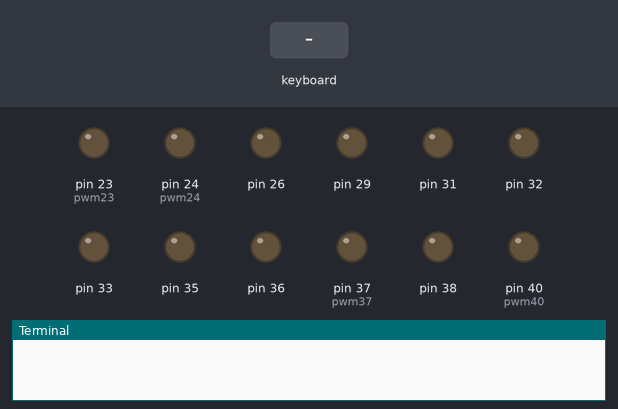
Bench run of a program on a simulated Raspberry Pi (header pin numbers). Shown: output pins drawn as LEDs (lit = HIGH), the last lines printed to the terminal. The test bench sets the inputs (shaded band). The camera gives no picture and a still takes 0.5 s.

Above: at 1.2 s.
1.3 s: key "1" typed on the keyboard
At 1.8 s:
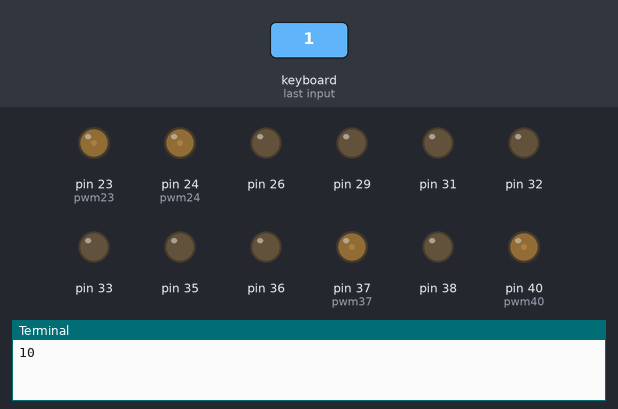
2.8 s: key "s" typed on the keyboard
At 4.1 s:
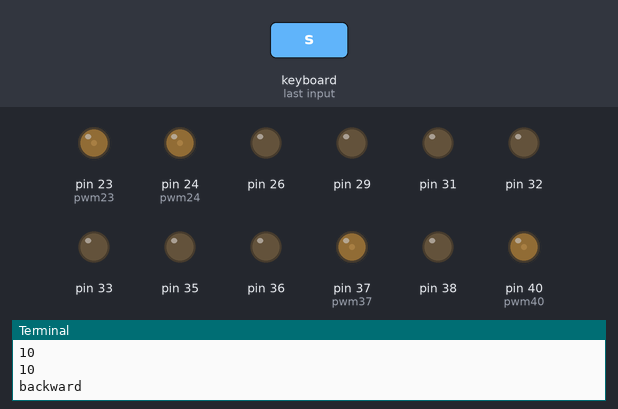
4.4 s: key "w" typed on the keyboard
At 5.4 s:
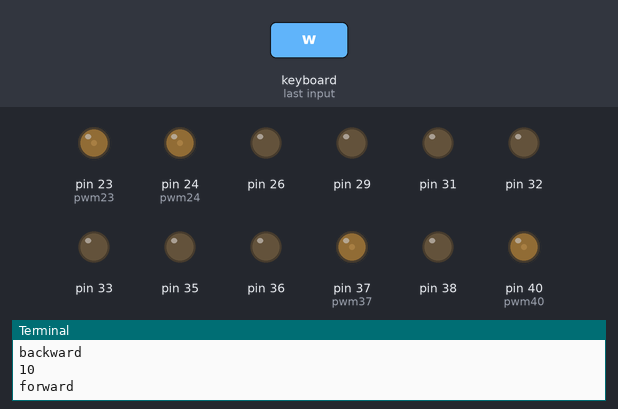
6.0 s: key "2" typed on the keyboard
At 6.6 s:
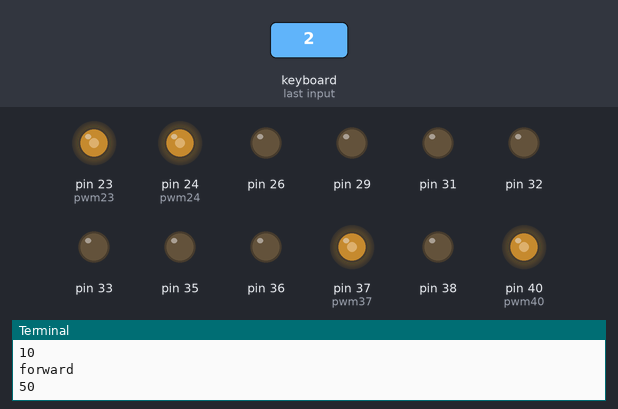
7.5 s: key "3" typed on the keyboard
At 8.7 s:
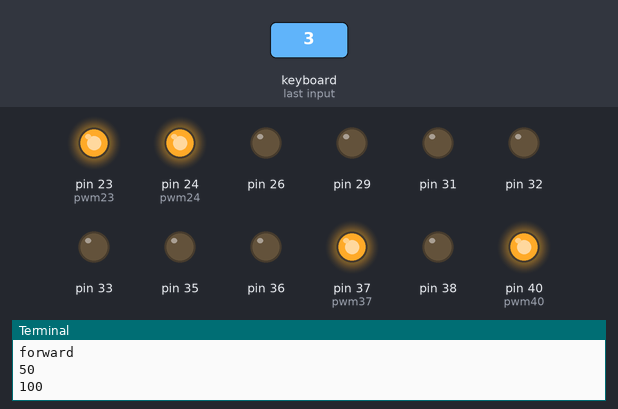
9.0 s: key "s" typed on the keyboard
At 10.1 s:
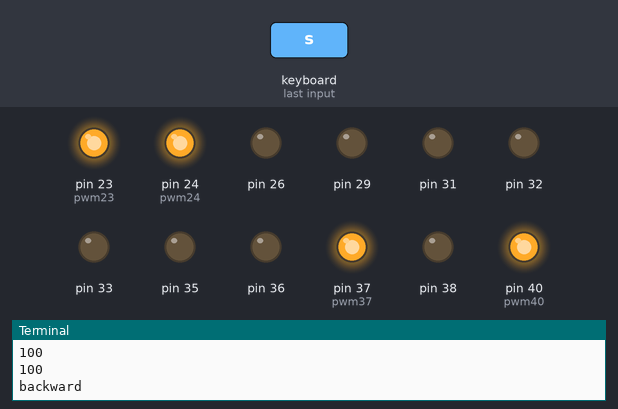
Timing chart, 0 to 11.6 s (numbered marks = the images above; inputs shaded):
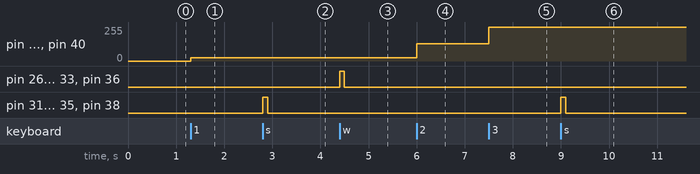

Measured:
- after the input at 1.3 s, pin 23 (pwm23), pin 24 (pwm24), pin 37 (pwm37), pin 40 (pwm40): 0/255 → 26/255 at once
- after the input at 2.8 s, pin 31, pin 32, pin 35, pin 38: LOW → HIGH at once, → LOW 0.10 s later
- after the input at 4.4 s, pin 26, pin 29, pin 33, pin 36: LOW → HIGH at once, → LOW 0.10 s later
- after the input at 6.0 s, pin 23 (pwm23), pin 24 (pwm24), pin 37 (pwm37), pin 40 (pwm40): 26/255 → 128/255 at once
- after the input at 7.5 s, pin 23 (pwm23), pin 24 (pwm24), pin 37 (pwm37), pin 40 (pwm40): 128/255 → 255/255 at once
- after the input at 9.0 s, pin 31, pin 32, pin 35, pin 38: LOW → HIGH at once, → LOW 0.10 s later

The program:

autochager_manule_.py
```python
from picamera import PiCamera , Color
import time
import curses
import RPi.GPIO as GPIO


x = 100


     # Declaring GPIO 21 as output pin
# Get the curses window, turn off echoing of keyboard to screen, turn on
# instant (no waiting) key respo
GPIO.setmode(GPIO.BOARD)
GPIO.setup(40,GPIO.OUT)#m1
GPIO.setup(38,GPIO.OUT)
GPIO.setup(37,GPIO.OUT)#m4
GPIO.setup(36,GPIO.OUT)
GPIO.setup(35,GPIO.OUT)
GPIO.setup(33,GPIO.OUT)
GPIO.setup(32,GPIO.OUT)
GPIO.setup(31,GPIO.OUT)
GPIO.setup(29,GPIO.OUT)
GPIO.setup(26,GPIO.OUT)
GPIO.setup(24,GPIO.OUT)#m2
GPIO.setup(23,GPIO.OUT)#m3


pwm40 = GPIO.PWM(40,100)
pwm24 = GPIO.PWM(24,100)
pwm37 = GPIO.PWM(37,100)
pwm23 = GPIO.PWM(23,100)
pwm24.start(0)
pwm40.start(0)
pwm37.start(0)
pwm23.start(0)


screen = curses.initscr()
curses.noecho()
curses.cbreak()
screen.keypad(True)

try:
    while True:
        char = screen.getch()
        if char == ord('o'):
             break

        elif char == ord('1'):
             x = 10
             pwm40.ChangeDutyCycle(x)
             pwm37.ChangeDutyCycle(x)
             pwm24.ChangeDutyCycle(x)
             pwm23.ChangeDutyCycle(x)

             print(x)
        elif char == ord('2'):
             x = 50
             pwm40.ChangeDutyCycle(x)
             pwm37.ChangeDutyCycle(x)
             pwm24.ChangeDutyCycle(x)
             pwm23.ChangeDutyCycle(x)

             print(x)
        elif char == ord('3'):
             x = 100
             pwm40.ChangeDutyCycle(x)
             pwm37.ChangeDutyCycle(x)
             pwm24.ChangeDutyCycle(x)
             pwm23.ChangeDutyCycle(x)

             print(x)


        if char == ord('s'):
             print(x)
             print('backward')
             GPIO.output(38,True)
             GPIO.output(36,False)
             GPIO.output(32,True)
             GPIO.output(26,False)
             GPIO.output(35,True)
             GPIO.output(33,False)
             GPIO.output(31,True)
             GPIO.output(29,False)
             time.sleep(0.1)
             GPIO.output(38,False)
             GPIO.output(36,False)
             GPIO.output(32,False)
             GPIO.output(26,False)
             GPIO.output(35,False)
             GPIO.output(33,False)
             GPIO.output(31,False)
             GPIO.output(29,False)


        if char == ord('w'):
             print(x)
             print('forward')
             GPIO.output(38,False)
             GPIO.output(36,True)
             GPIO.output(32,False)
             GPIO.output(26,True)
             GPIO.output(35,False)
             GPIO.output(33,True)
             GPIO.output(31,False)
             GPIO.output(29,True)
             time.sleep(0.1)
             GPIO.output(38,False)
             GPIO.output(36,False)
             GPIO.output(32,False)
             GPIO.output(26,False)
             GPIO.output(35,False)
             GPIO.output(33,False)
             GPIO.output(31,False)
             GPIO.output(29,False)


finally:
    #Close down curses properly, inc turn echo back on!
    curses.nocbreak(); screen.keypad(0); curses.echo()
    curses.endwin()
    GPIO.cleanup()
```
